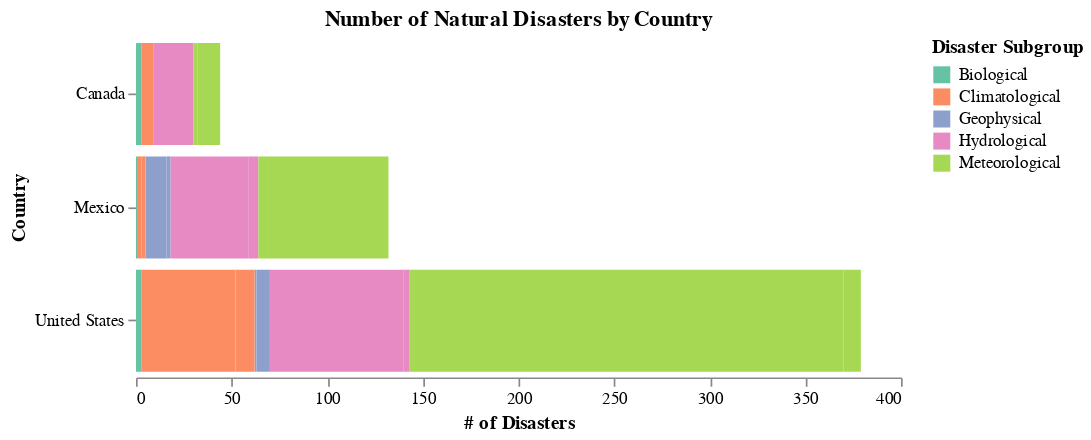

Notebook cell for this chart:
### Code cell
# Bar Chart 1 colors by Disaster Subgroup

bar_chart1 = alt.Chart(disasters_by_country).mark_bar().encode(
    x = alt.X('Number_of_Disasters:Q', title = "# of Disasters", axis = alt.Axis(grid=False)),
    y = alt.Y('Country:N', title = "Country", axis = alt.Axis(domain = False)),
    color = alt.Color("Disaster_Subgroup", title = "Disaster Subgroup").scale(scheme = "set2")
).properties(
    title = 'Number of Natural Disasters by Country',
    width = 450,
    height = 200
).configure_view(
    strokeWidth = 0
)

bar_chart1

### Figure 1 — Vega-Lite specification as saved in the notebook (floating-point values rounded to 4 significant figures)
{"config": {"view": {"continuousWidth": 300, "continuousHeight": 300, "strokeWidth": 0}}, "data": {"name": "data-cb6f1281461da600c582fdc4520b9e19"}, "mark": {"type": "bar"}, "encoding": {"color": {"field": "Disaster_Subgroup", "scale": {"scheme": "set2"}, "title": "Disaster Subgroup", "type": "nominal"}, "x": {"axis": {"grid": false}, "field": "Number_of_Disasters", "title": "# of Disasters", "type": "quantitative"}, "y": {"axis": {"domain": false}, "field": "Country", "title": "Country", "type": "nominal"}}, "height": 200, "title": "Number of Natural Disasters by Country", "width": 450, "$schema": "https://vega.github.io/schema/vega-lite/v5.16.3.json", "datasets": {"data-cb6f1281461da600c582fdc4520b9e19": [{"Country": "Mexico              ", "Disaster_Subgroup": "Hydrological        ", "Disaster_Type": "Flood", "Number_of_Disasters": 41}, {"Country": "Mexico              ", "Disaster_Subgroup": "Hydrological        ", "Disaster_Type": "Landslide", "Number_of_Disasters": 5}, {"Country": "Mexico              ", "Disaster_Subgroup": "Geophysical         ", "Disaster_Type": "Earthquake", "Number_of_Disasters": 11}, {"Country": "United States       ", "Disaster_Subgroup": "Biological          ", "Disaster_Type": "Epidemic", "Number_of_Disasters": 3}, {"Country": "Mexico              ", "Disaster_Subgroup": "Climatological      ", "Disaster_Type": "Wildfire", "Number_of_Disasters": 2}, {"Country": "Mexico              ", "Disaster_Subgroup": "Biological          ", "Disaster_Type": "Epidemic", "Number_of_Disasters": 1}, {"Country": "United States       ", "Disaster_Subgroup": "Geophysical         ", "Disaster_Type": "Volcanic activity", "Number_of_Disasters": 1}, {"Country": "United States       ", "Disaster_Subgroup": "Climatological      ", "Disaster_Type": "Wildfire", "Number_of_Disasters": 49}, {"Country": "United States       ", "Disaster_Subgroup": "Meteorological      ", "Disaster_Type": "Storm", "Number_of_Disasters": 227}, {"Country": "United States       ", "Disaster_Subgroup": "Hydrological        ", "Disaster_Type": "Flood", "Number_of_Disasters": 70}, {"Country": "United States       ", "Disaster_Subgroup": "Geophysical         ", "Disaster_Type": "Earthquake", "Number_of_Disasters": 7}, {"Country": "Canada              ", "Disaster_Subgroup": "Meteorological      ", "Disaster_Type": "Extreme temperature", "Number_of_Disasters": 2}, {"Country": "Canada              ", "Disaster_Subgroup": "Meteorological      ", "Disaster_Type": "Storm", "Number_of_Disasters": 12}, {"Country": "Mexico              ", "Disaster_Subgroup": "Meteorological      ", "Disaster_Type": "Extreme temperature", "Number_of_Disasters": 5}, {"Country": "United States       ", "Disaster_Subgroup": "Hydrological        ", "Disaster_Type": "Landslide", "Number_of_Disasters": 3}, {"Country": "Canada              ", "Disaster_Subgroup": "Hydrological        ", "Disaster_Type": "Flood", "Number_of_Disasters": 21}, {"Country": "Mexico              ", "Disaster_Subgroup": "Meteorological      ", "Disaster_Type": "Storm", "Number_of_Disasters": 63}, {"Country": "United States       ", "Disaster_Subgroup": "Meteorological      ", "Disaster_Type": "Extreme temperature", "Number_of_Disasters": 9}, {"Country": "Mexico              ", "Disaster_Subgroup": "Climatological      ", "Disaster_Type": "Drought", "Number_of_Disasters": 2}, {"Country": "Canada              ", "Disaster_Subgroup": "Biological          ", "Disaster_Type": "Epidemic", "Number_of_Disasters": 3}, {"Country": "United States       ", "Disaster_Subgroup": "Climatological      ", "Disaster_Type": "Drought", "Number_of_Disasters": 10}, {"Country": "Mexico              ", "Disaster_Subgroup": "Geophysical         ", "Disaster_Type": "Volcanic activity", "Number_of_Disasters": 2}, {"Country": "Canada              ", "Disaster_Subgroup": "Climatological      ", "Disaster_Type": "Wildfire", "Number_of_Disasters": 6}]}}
